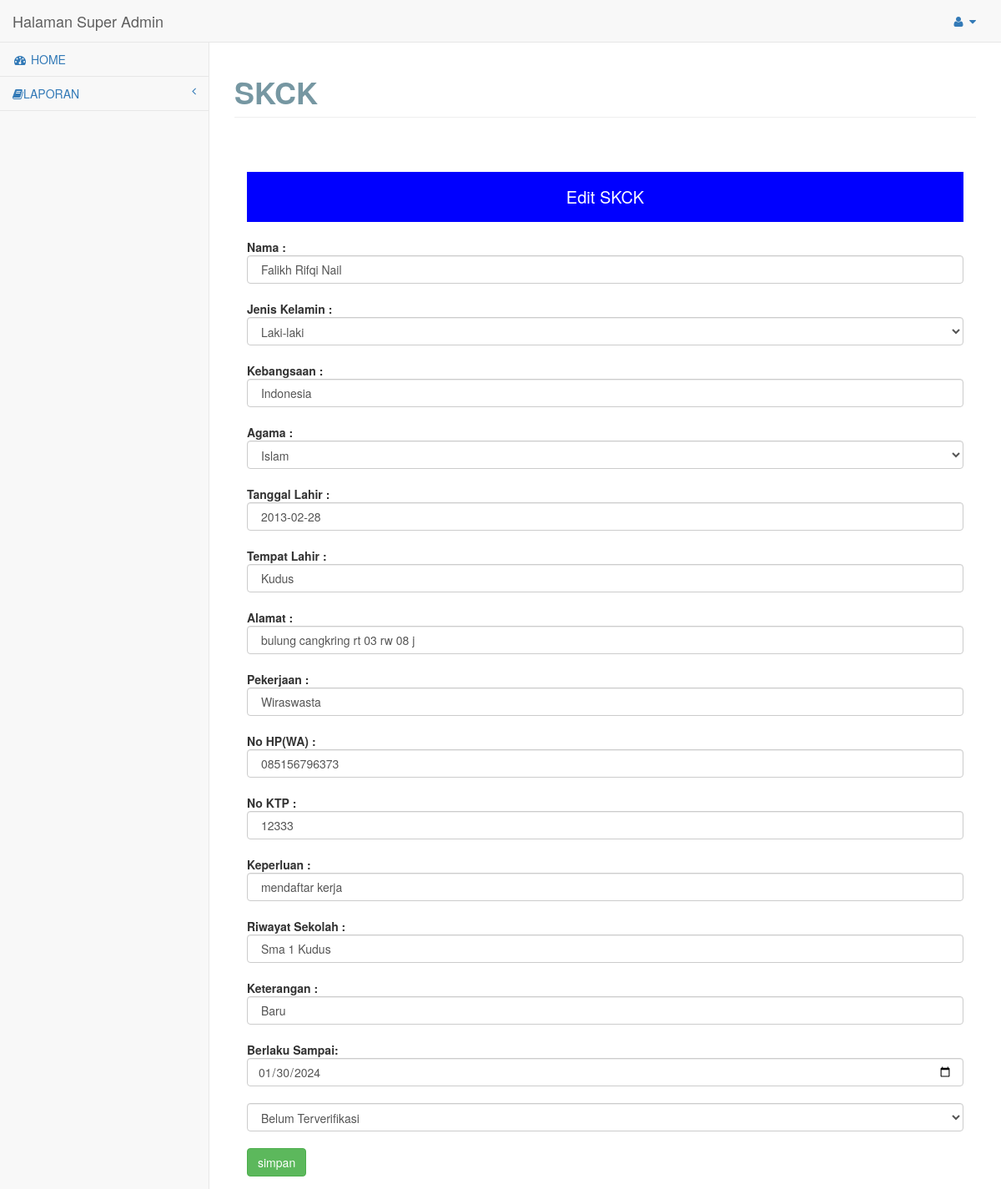
The page /admin/admin/pages/index.php?module=edit_skck&id=239 on the database its author committed.
### tables this page shows
CREATE TABLE `tbl_skck` (
  `id_skck` int(12) NOT NULL,
  `nama` varchar(30) NOT NULL,
  `jenis_kelamin` varchar(30) NOT NULL,
  `kebangsaan` varchar(30) NOT NULL,
  `agama` varchar(20) NOT NULL,
  `tgl_lahir` date NOT NULL,
  `tmp_lahir` varchar(20) NOT NULL,
  `alamat` varchar(30) NOT NULL,
  `pekerjaan` varchar(30) NOT NULL,
  `no_telp` varchar(20) NOT NULL,
  `no_ktp` varchar(30) NOT NULL,
  `keperluan` varchar(30) NOT NULL,
  `riwayat_sekolah` varchar(40) NOT NULL,
  `keterangan` varchar(20) NOT NULL,
  `masa` varchar(20) NOT NULL,
  `status` varchar(50) NOT NULL,
  `created_date` datetime DEFAULT NULL ON UPDATE current_timestamp(),
  `modified_date` datetime DEFAULT NULL
);

### admin/admin/pages/edit_skck.php (the view, shortened to what this page needs)
  <div id="page-wrapper">
  	<div class="row">
  		<div class="col-lg-12">
  			<h1 class="page-header">SKCK</h1>
  		</div>
  	</div>
  	<div class="row">
  		<div class="col-lg-12">
  			<div class="panel-body">
  				<?php
include "koneksi.php";
$e = $_GET['id'];
$edit = mysqli_query($conn, "SELECT * FROM tbl_skck WHERE id_skck='$e'");
$book = mysqli_fetch_array($edit);
?>
  				<div style="margin-top:30px;width:100%,height:50px;text-align:center;background:#0000ff;color:#fff;line-height:60px;font-size:20px;margin-bottom:20px;">
  					Edit SKCK
  				</div>
  				<form action="?module=e_skck" method="post" enctype="multipart/form-data">
  					<b>Nama :</b> <input type="text" name="nama" class="form-control" value=" <?php echo $book['nama']; ?>"><br>
  					<b>Jenis Kelamin : </b>
  					<td><select name="jenis_kelamin" class="form-control">
  							<?php
			if ($book['jenis_kelamin'] == 'Laki-laki') {
			?>
  								<option value="Laki-laki" selected>Laki-laki</option>
  							<?php } else { ?>
  								<option value="Laki-laki">Laki-laki</option>
  								<option value="Perempuan" selected>Perempuan</option>
  							<?php } ?>
  						</select></td>
  					</tr><br>
  					<b>Kebangsaan : </b><input type="text" name="kebangsaan" class="form-control" value=" <?php echo $book['kebangsaan']; ?>"><br>
  					<b>Agama : </b>
  					<td><select name="agama" class="form-control">
  							<?php
			if ($book['agama'] == 'Islam') {
			?>
  								<option value="Islam" selected>Islam</option>
  							<?php } ?>
  						</select></td>
  					</tr><br>
  					<b>Tanggal Lahir : </b><input type="text" name="tgl_lahir" class="form-control" value=" <?php echo $book['tgl_lahir']; ?>"><br>
  					<b>Tempat Lahir : </b><input type="text" name="tmp_lahir" class="form-control" value=" <?php echo $book['tmp_lahir']; ?>"><br>
  					<b>Alamat : </b><input type="text" name="alamat" class="form-control" value=" <?php echo $book['alamat']; ?>"><br>
  					<b>Pekerjaan : </b><input type="text" name="pekerjaan" class="form-control" value=" <?php echo $book['pekerjaan']; ?>"><br>
  					<b>No HP(WA) : </b><input type="text" name="no_telp" class="form-control" value=" <?php echo $book['no_telp']; ?>"><br>
  					<b>No KTP : </b><input type="text" name="no_ktp" class="form-control" value=" <?php echo $book['no_ktp']; ?>"><br>
  					<b>Keperluan : </b><input type="text" name="keperluan" class="form-control" value=" <?php echo $book['keperluan']; ?>"><br>
  					<b>Riwayat Sekolah : </b><input type="text" name="riwayat_sekolah" class="form-control" value=" <?php echo $book['riwayat_sekolah']; ?>"><br>
  					<b>Keterangan : </b><input type="text" name="ket" class="form-control" value=" <?php echo $book['keterangan']; ?>"><br>
  					<b>Berlaku Sampai: </b><input type="date" name="masa" class="form-control" value="<?php echo $book['masa']; ?>"><br>
  					<select name="status" class="form-control">
  						<?php if ($book['status'] === "Terverifikasi") { ?>
  							<option value="<?php echo $book['status'] ?>"><?php echo $book['status'] ?></option>
  							<option value="Belum Terverifikasi">Belum Terverifikasi</option>
  						<?php } else { ?>
  							<option value="<?php echo $book['status'] ?>"><?php echo $book['status'] ?></option>
  						<?php } ?>
  					</select>
  					<td><br>
  						<input type="submit" class="btn btn-success" value="simpan">
  				</form>
  			</div>
  		</div>
  	</div>
  </div>

### rows shown on the page
tbl_skck: nama "Falikh Rifqi Nail", jenis_kelamin "Laki-laki", kebangsaan "Indonesia", agama "Islam", tgl_lahir "2013-02-28", tmp_lahir "Kudus", alamat "bulung cangkring rt 03 rw 08 j", pekerjaan "Wiraswasta", no_telp "085156796373", no_ktp "12333", keperluan "mendaftar kerja", riwayat_sekolah "Sma 1 Kudus", ket "Baru", masa "01/30/2024", status "Belum Terverifikasi"
